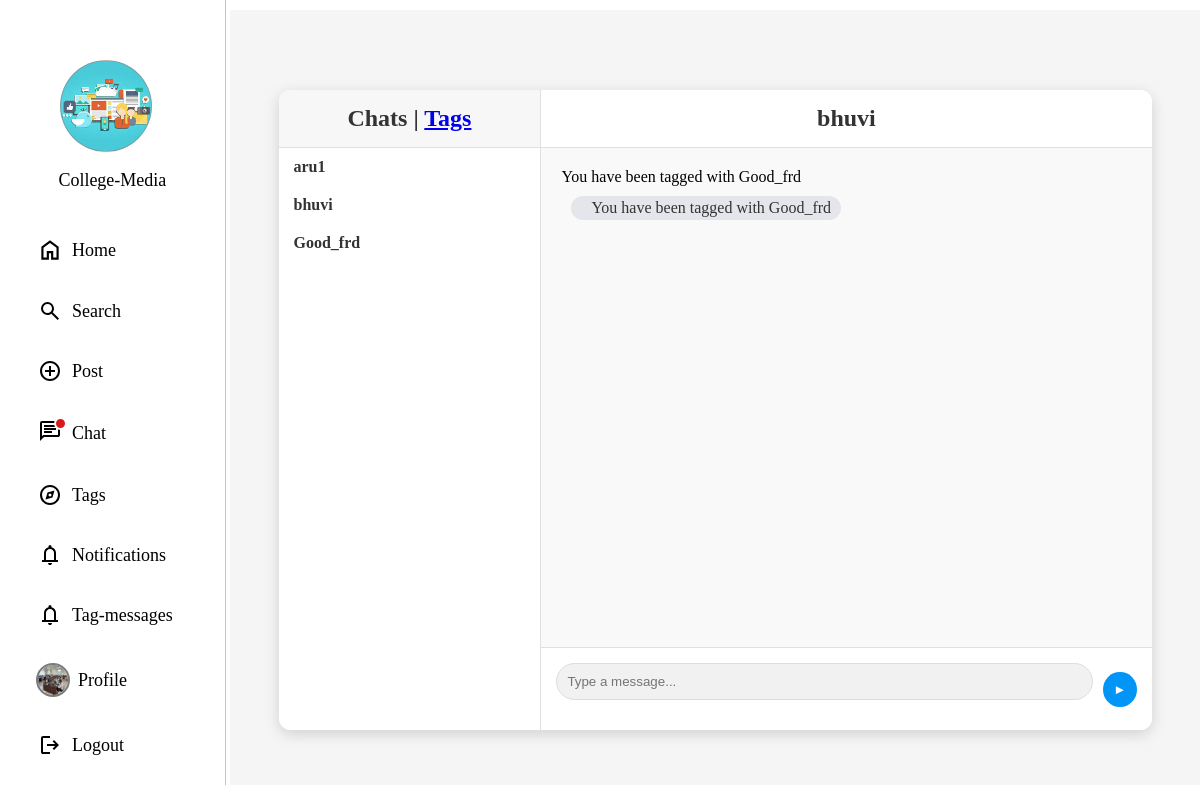
The page /user_dash/tag_messages/bhuvi/ (signed in) on the database its author committed.
### staff_app/models.py (models this page shows)
class Student(models.Model):
    user = models.OneToOneField(CoustomUser, on_delete=models.CASCADE)
    roll_number = models.CharField(max_length=15, unique=True)
    email = models.EmailField(unique=True)
    name=models.CharField(max_length=30, blank=True)
    section=models.CharField(max_length=10, blank=True)
    school=models.CharField(max_length=100, blank=True)
    dob=models.CharField(max_length=20, blank=True)
    profile_image=models.ImageField(upload_to='profile_image/', blank=True, null=True)
    def __str__(self):
        return self.roll_number

### user_app/models.py (models this page shows)
class Tag(models.Model):
    tag_given_by=models.ForeignKey(Student,on_delete=models.CASCADE,related_name='tags_given')
    tag_person=models.ForeignKey(Student,on_delete=models.CASCADE,related_name='tags_received')
    tag=models.CharField(max_length=20,blank=True)
    universal=models.BooleanField(default=False)
    def __str__(self):
        return '{}-{}'.format(self.tag,self.tag_person)

class TagMessage(models.Model):
    sender = models.ForeignKey(Student, on_delete=models.CASCADE, related_name='sent_messages')
    tag = models.ForeignKey('Tag', on_delete=models.CASCADE, related_name='messages')
    post = models.ForeignKey(Post, on_delete=models.CASCADE, related_name='tag_messages', null=True, blank=True)
    message = models.TextField()
    timestamp = models.DateTimeField(auto_now_add=True)
    def __str__(self):
        return f"Message from {self.sender.user} to tag {self.tag.tag}"

### user_app/views.py (the view)
# urls.py: path('tag_messages/<str:tag>/', views.tag_messages_load, name='tag_messages_load'),
def tag_messages_load(request,tag):
    roll_number=request.user
    roll_number=Student.objects.get(user=roll_number)
    main_tag=tag
    print("____________________________________________________")
    print("tag is :",tag)
    print("-----------------------------------------------------")
    tags=Tag.objects.filter(tag_given_by=roll_number)
    unique_tags = {}
    for tag in tags:
        if tag.tag not in unique_tags:
            unique_tags[tag.tag] = tag
    unique_tags_list = list(unique_tags.values())
    print(unique_tags_list)
    taged_persons=Tag.objects.filter(tag__in=unique_tags_list )
    print("_________________________________________________")
    print(taged_persons)
    tag_messeges=TagMessage.objects.filter(tag=tag)
    print("_________________________________________")
    for tag in unique_tags_list:
        print("TAG is:",tag)
        for person in taged_persons:
            if tag.tag == person.tag:
                print("TAGGED PERSON IS:",person.tag_person)
    print(tag_messeges)
    return render(request, 'user_pages/tag-messages.html', {'tags': unique_tags_list,'tag_messeges':tag_messeges,'tag':main_tag,})

### staff_app/context_processors.py (called while the page is built)
def student_profile(request):
    if request.user.is_authenticated:
        try:
            student = Student.objects.get(user=request.user)
            return {'student_profile': student}
        except Student.DoesNotExist:
            return {}  # No Student instance found
    return {}

### staff_app/models.py (called while the page is built)
    def __str__(self):
        return self.username

### templates/user_pages/tag-messages.html (shortened to what this page needs)
{% extends "user_pages/base.html" %}
{% block content %}
<div class="right">
    <div class="chat-container">
        <div class="chat-list">
            <div class="chat-header">Chats | <a href="/user_dash/tag_messages">Tags</a></div>
            <ul>
                {% for tag in tags %}
                    <li onclick="window.location.href='{% url 'tag_messages_load' tag.tag %}'">
                        <div class="user-info">
                            <span class="username">{{tag.tag}}</span>
                        </div>
                    </li>
                {% endfor %}
            </ul>
        </div>
        <div class="chat-window">
            <div class="chat-header">{{tag}}</div>
            <div class="chat-messages" id="chat-messages">
                {% for tag in tag_messeges %}
                <p class="messege-text">{{ tag.message }}</p>
                    <div class="{% if tag.sender == request.user %}message-sender{% else %}message-receiver{% endif %}">
                        <p class="messege-text">{{ tag.message }}</p>
                    </div>
                {% endfor %}
            </div>
            <div class="chat-input">
                <input type="text" id="chat-input" placeholder="Type a message..." required >
                <button id="send-btn">&#9658;</button>
            </div>
        </div>
    </div>
{% endblock %}

### templates/user_pages/base.html (shortened to what this page needs)
{% load static %}
<!DOCTYPE html>
<html lang="en">
<head>
    <link rel="stylesheet" href="https://cdnjs.cloudflare.com/ajax/libs/font-awesome/4.7.0/css/font-awesome.min.css">
</head>
<body>
    <div class="left">
        <ul>
            <li>
                <div class="logo-image"></div>
                <p class="logo-name">College-Media</p>
            </li>
            <li class="menu-items" onclick="window.location='/user_dash/home/'">
                <svg xmlns="http://www.w3.org/2000/svg" height="26px" viewBox="0 -960 960 960" width="24px"
                    fill="#5f6368">
                    <path class="icon"
                        d="M240-200h120v-240h240v240h120v-360L480-740 240-560v360Zm-80 80v-480l320-240 320 240v480H520v-240h-80v240H160Zm320-350Z" />
                </svg>
                <a href="/user_dash/home/">Home</a>
            </li>
            <li class="menu-items" onclick="window.location='/search_student/'">
                <a href="/search_student/">Search</a>
            </li>
            <li class="menu-items" onclick="window.location='/user_dash/add_post'">
                <a href="/user_dash/add_post">Post</a>
            </li>
            <li class="menu-items" onclick="window.location='/chat_app/chat'">
                 <div id="chat-unread" class="chat-dot">
                     <div class="chat-dot-svg"></div>
                 </div>
                 <a href="/chat_app/chat">Chat</a>
             </li>
            <li class="menu-items" onclick="window.location='/user_dash/tags'">
                <a href="#">Tags</a>
            </li>
            <li class="menu-items" onclick="window.location='/notification'">
                <a href="#">Notifications</a>
            </li>
            <li class="menu-items" onclick="window.location='/user_dash/multi_tag_messeges'">
                <a href="#">Tag-messages</a>
            </li>
            <li class="menu-items" onclick="window.location='/user_dash/user_profile'">
                {% if user.is_authenticated and student_profile %}
                {% if student_profile.profile_image %}
                <div class="profile"><img class="img1" src="{{ student_profile.profile_image.url }}" class="img"></div>
                <a href="/user_dash/user_profile">Profile</a>
                {% else %}
                <div id="profile-image-placeholder" onclick="window.location='/user_dash/user_profile'">
                    {{ student_profile.name|slice:":2"|upper }}
                </div>
                <a href="/user_dash/user_profile">Profile</a>
                {% endif %}
                {% else %}
                <a href="{% url 'login' %}">Login</a>
                {% endif %}
            </li>
            <li class="menu-items" onclick="window.location='/logout'">
                <svg xmlns="http://www.w3.org/2000/svg" height="24px" viewBox="0 -960 960 960" width="24px"
                    fill="#5f6368">
                    <path class="icon"
                        d="M200-120q-33 0-56.5-23.5T120-200v-560q0-33 23.5-56.5T200-840h280v80H200v560h280v80H200Zm440-160-55-58 102-102H360v-80h327L585-622l55-58 200 200-200 200Z" />
                </svg>
                <a href="/logout">Logout</a>
            </li>
        </ul>
    </div>
    {% block content %}{% endblock content %}
</body>
</html>

### rows shown on the page
Student: profile_image (picture)
Tag: tag "aru1"
Tag: tag "bhuvi"
Tag: tag "Good_frd"
TagMessage: message "You have been tagged with Good_frd"
